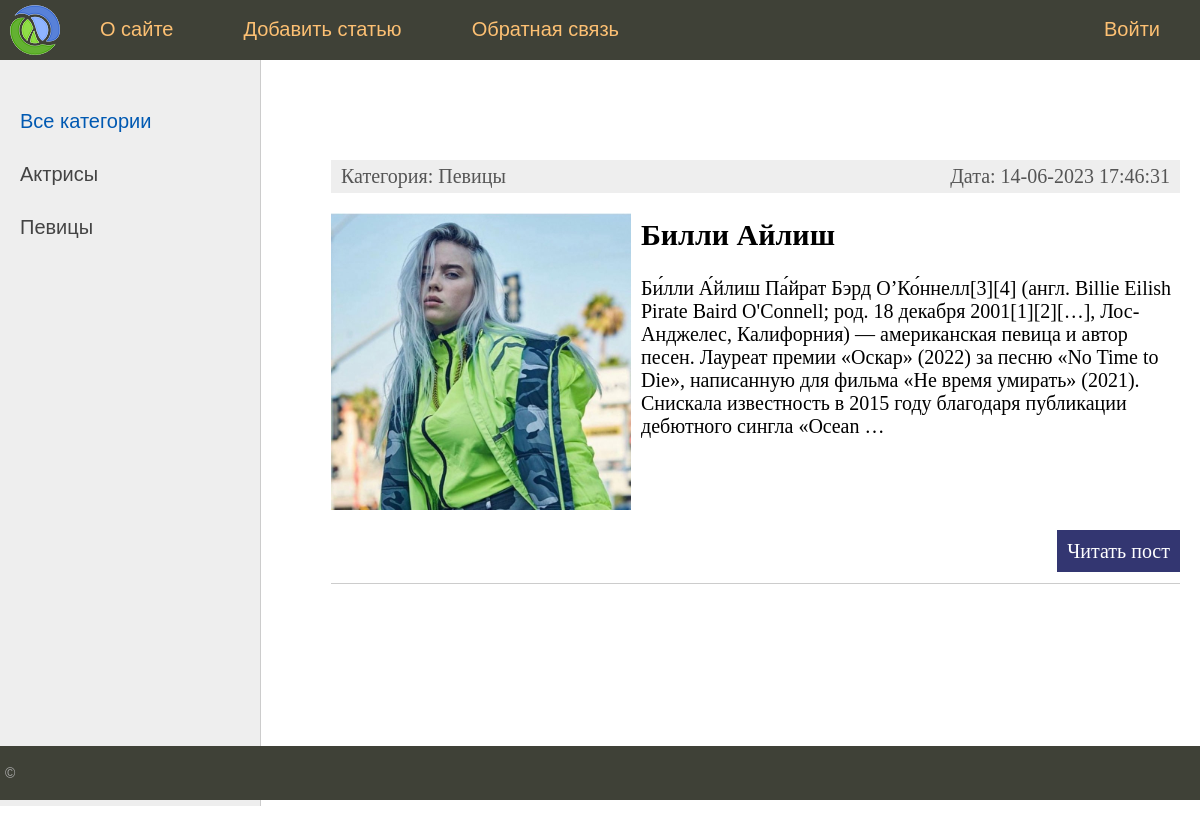
Page /category/2 on the committed database.
### women/models.py (models this page shows, shortened)
class Category(models.Model):
    name = models.CharField(max_length=100,db_index=True, verbose_name='Категория')
    def __str__(self):
        return self.name
    def get_absolute_url(self):
        return reverse('category', kwargs={'cat_id':self.pk})
    class Meta:
        verbose_name='Категории'
        verbose_name_plural= 'Категории'
        ordering = ['name', 'id']

class Women(models.Model):
    title = models.CharField(max_length=256, verbose_name='Заголовок')
    content = models.TextField(blank=True, verbose_name='Текст статьи')
    photo = models.ImageField(upload_to="photos/%Y/%m/%d/", verbose_name='Фото')
    time_create = models.DateTimeField(auto_now_add=True, verbose_name='Дата создания')
    time_update = models.DateTimeField(auto_now= True, verbose_name='Дата изменения')
    is_published = models.BooleanField(default= True, verbose_name='Публикация')
    cat = models.ForeignKey('Category', on_delete=models.PROTECT, null=True, verbose_name='Категория')
    def get_absolute_url(self):
        return reverse('post', kwargs={'post_id':self.pk})
    class Meta:
        verbose_name='Известные женщины'
        verbose_name_plural= 'Известные женщины'
        ordering = ['time_create', 'title']

### women/views.py (the view)
# urls.py: path('category/<int:cat_id>', show_category,name='category')
def show_category(request,cat_id):
    posts = Women.objects.filter(cat_id=cat_id)
    context =  {
        'title':'Ототброжение по рубрикам ',
        'posts': posts,
        'menu' : menu,
        'cat_selected': 0,
    }
    return render(request,'women/index.html',context=context)

### women/templatetags/women_tags.py (called while the page is built)
@register.inclusion_tag('women/list_categories.html')
def show_categories(sort=None, cat_selected=0):
    if not sort:
        cats = Category.objects.all()
    else:
        cats = Category.objects.order_by(sort)
    return {'cats':cats , 'cat_selected': cat_selected}

### women/templates/women/index.html (shortened to what this page needs)
{% extends 'women/base.html' %}
{% block content %}
<ul class="list-articles">
	{% for p in posts %}
		<li><div class="article-panel">
		<p class="first">Категория: {{p.cat}}</p>
		<p class="last">Дата: {{p.time_update|date:"d-m-Y H:i:s"}}</p>
		</div>
{% if p.photo %}
		<p><img class="img-article-left" src="{{p.photo.url}}" ></p>
{% endif %}
		<h2>{{p.title}}</h2>
	{% autoescape on %}
	{{p.content|linebreaks|truncatewords:50}}
	{% endautoescape %}
			<p class="link-read-post"><a href="{{ p.get_absolute_url }}">Читать пост</a></p>
			</li>
	{% endfor %}
</ul>
{% endblock %}

### women/templates/women/list_categories.html
{% for c in cats %}
{% if c.pk == cat_selected %}
    <li class="selected">c.name</li>
{% else %}
    <li><a href="{{ c.get_absolute_url }}">{{c.name}}</a></li>
{% endif %}
{% endfor %}

### women/static/women/css/styles.css (style rules this page uses)
html, body { font-family: 'Arial'; margin: 0; padding: 0; height: 100%; width: 100%; color: #444; }
a { color: #0059b2; text-decoration: none; }
img { max-width: 600px; height: auto; }
img.img-article-left { max-width: 300px; height: auto; float: left; padding: 0 10px 10px 0; }
p.link-read-post { text-align: right; }
p.link-read-post a { padding: 10px; min-width: 100px; background: #333671; color: #fff; text-decoration: none; }
div.article-panel { background: #eee; padding: 5px 10px 5px 10px; box-sizing : border-box; overflow: hidden; color: #555; }
div.article-panel p.first { margin: 0; float: left; }
div.article-panel p.last { margin: 0; float: right; }
ul.list-articles { list-style: none; margin: 0; padding: 0; }
ul.list-articles li { border-bottom: 1px solid #ccc; }
.left-chapters ul li { margin: 30px 0 0 0; color: #999; }
.left-chapters ul li a { color: #444; text-decoration: none; }

### rows in the picture
Category: name "Актрисы"
Category: name "Певицы"
Women: cat "Певицы", time_update "14-06-2023 17:46:31", photo (picture), title "Билли Айлиш", content "Би́лли А́йлиш Па́йрат Бэрд О’Ко́ннелл[3][4] (англ. Billie Eilish Pirate Baird O'Connell; род. 18 декабря 2001[1][2][…], Лос-Анджелес, Калифорния) — американская певица и автор песен. Лауреат премии «Оскар» (2022) за песню «No Time to Die», написанную для фильма «Не время умирать» (2021). Снискала известность в 2015 году благодаря публикации дебютного сингла «Ocean …"

### other values in the picture
{{ m.title }} "О сайте" "Добавить статью" "Обратная связь"
{{ m.title }} "Войти"
